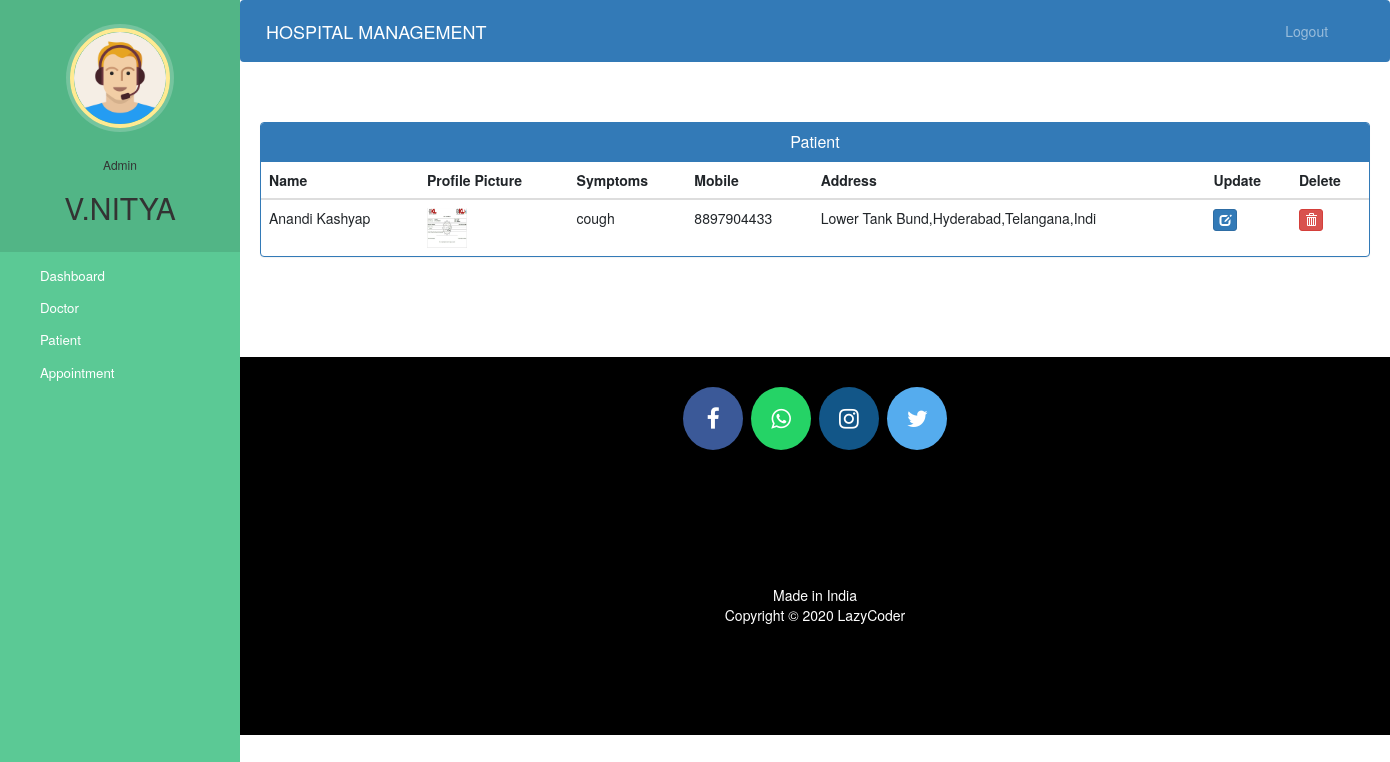
The page /admin-view-patient (signed in) on the database its author committed.
### hospital/models.py (models this page shows, shortened)
class Patient(models.Model):
    user=models.OneToOneField(User,on_delete=models.CASCADE)
    profile_pic= models.ImageField(upload_to='profile_pic/PatientProfilePic/',null=True,blank=True)
    address = models.CharField(max_length=40)
    mobile = models.CharField(max_length=20,null=False)
    symptoms = models.CharField(max_length=100,null=False)
    assignedDoctorId = models.PositiveIntegerField(null=True)
    admitDate=models.DateField(auto_now=True)
    status=models.BooleanField(default=False)
    @property
    def get_name(self):
        return self.user.first_name+" "+self.user.last_name

### hospital/views.py (the view)
# urls.py: path('admin-view-patient', views.admin_view_patient_view,name='admin-view-patient'),
@login_required(login_url='adminlogin')
@user_passes_test(is_admin)
def admin_view_patient_view(request):
    patients = models.Patient.objects.all().filter(status=True)
    return render(request, 'hospital/admin_view_patient.html', {'patients': patients})

### hospital/views.py (called while the page is built)
def is_admin(user):
    return user.groups.filter(name='ADMIN').exists()

### templates/hospital/admin_view_patient.html (shortened to what this page needs)
{% extends 'hospital/admin_base.html' %}
{% block content %}
{%load static%}
<head>
  <link href="//netdna.bootstrapcdn.com/bootstrap/3.0.0/css/bootstrap.min.css" rel="stylesheet" id="bootstrap-css">
</head>
<div class="container">
  <div class="panel panel-primary">
    <div class="panel-heading">
      <h6 class="panel-title">Patient</h6>
    </div>
    <table class="table table-hover" id="dev-table">
      <thead>
        <tr>
          <th>Name</th>
          <th>Profile Picture</th>
          <th>Symptoms</th>
          <th>Mobile</th>
          <th>Address</th>
          <th>Update</th>
          <th>Delete</th>
        </tr>
      </thead>
      {% for p in patients %}
      <tr>
        <td> {{p.get_name}}</td>
        <td> <img src="{% static p.profile_pic.url %}" alt="Profile Pic" height="40px" width="40px" /></td>
        <td>{{p.symptoms}}</td>
        <td>{{p.mobile}}</td>
        <td>{{p.address}}</td>
        <td><a class="btn btn-primary btn-xs" href="{% url 'update-patient' p.id  %}"><span class="glyphicon glyphicon-edit"></span></a></td>
        <td><a class="btn btn-danger btn-xs" href="{% url 'delete-patient-from-hospital' p.id  %}"><span class="glyphicon glyphicon-trash"></span></a></td>
      </tr>
      {% endfor %}
    </table>
  </div>
</div>
{% endblock content %}

### templates/hospital/admin_base.html (shortened to what this page needs)
<!DOCTYPE html>
{% load static %}
<html lang="en">
<head>
  <link rel="stylesheet" href="https://stackpath.bootstrapcdn.com/bootstrap/4.3.1/css/bootstrap.min.css">
  <link rel="stylesheet" href="https://maxcdn.bootstrapcdn.com/font-awesome/4.7.0/css/font-awesome.min.css">
  <link rel="stylesheet" href="{% static '/style.css' %}">
</head>
<body>
  <nav class="menu" tabindex="0">
    <header class="avatar">
      <img src="{% static "images/adminpropic.png" %}" />
      <br><br>
      <h6>Admin</h6>
      <h2>{{request.user.first_name}}</h2>
    </header>
    <ul>
      <li tabindex="0" class="icon-dashboard"> <a style="color:white; text-decoration:none;" href="/admin-dashboard"><span>Dashboard</span></a> </li>
      <li tabindex="0" class="icon-customers"> <a style="color:white; text-decoration:none;" href="/admin-doctor"><span>Doctor</span></a></li>
      <li tabindex="0" class="icon-users"> <a style="color:white; text-decoration:none;" href="/admin-patient"><span>Patient</span></a></li>
      <li tabindex="0" class="icon-calendar"> <a style="color:white; text-decoration:none;" href="/admin-appointment"><span>Appointment</span></a></li>
    </ul>
  </nav>
  <main>
    <div class="bs-example">
      <nav class="navbar navbar-expand-md  navbar-dark fixed-top" style="background:#337AB7;">
        <a href="/admin-dashboard" class="navbar-brand">HOSPITAL MANAGEMENT</a>
        <div class="collapse navbar-collapse justify-content-between" id="navbarCollapse">
          <div class="navbar-nav" style=" margin-left: 90%;">
            <a href="/logout" class="nav-item nav-link">Logout</a>
          </div>
        </div>
      </nav>
    </div>
    <br><br>
    {% block content %}
    {% endblock content %}
    <br><br><br><br>
    <footer>
      <p>
        <a id="ftr" href="https://facebook.com/sumit.luv/" class="fa fa-facebook"></a>
        <a id="ftr" href="https://api.whatsapp.com/send?phone=919572181024&text=Hello%20Sumit.%0d%0aHow%20are%20you%20%3f%0d%0aI%20came%20from%20your%20website.&source=&data=#" class="fa fa-whatsapp"></a>
        <a id="ftr" href="https://instagram.com/sumit.luv" class="fa fa-instagram"></a>
        <a id="ftr" href="https://twitter.com/sumitkumar1503" class="fa fa-twitter"></a>
      </p>
      <br>
      <div class="container">
        <div class="row">
          <div class="col-md-12 col-sm-12">
            <div style="color:#ffffff;" class="wow fadeInUp footer-copyright">
              <p>Made in India <br>
                Copyright &copy; 2020 LazyCoder </p>
            </div>
          </div>
        </div>
      </div>
    </footer>
  </main>
</body>
</html>

### static/style.css (style rules this page uses)
body { padding-left: 240px; }
main { position: relative; height: 100vh; }
.menu { background: #5bc995; height: 100vh; width: 240px; position: fixed; top: 0px; left: 0; z-index: 5; outline: none; }
.menu .avatar { background: rgba(0, 0, 0, 0.1); padding: 2em 0.5em; text-align: center; }
.menu .avatar img { width: 100px; border-radius: 50%; overflow: hidden; border: 4px solid #ffea92; box-shadow: 0 0 0 4px rgba(255, 255, 255, 0.2); }
.menu .avatar h2 { font-weight: normal; margin-bottom: 0; }
.menu ul { list-style: none; padding: 0.5em 0; margin: 0; }
.menu ul li { padding: 0.5em 1em 0.5em 3em; font-size: 0.95em; font-weight: regular; background-repeat: no-repeat; background-position: left 15px center; background-size: auto 20px; transition: all 0.15s linear; cursor: pointer; }
.menu ul li.icon-dashboard { background-image: url("http://www.entypo.com/images//gauge.svg"); }
.menu ul li.icon-customers { background-image: url("http://www.entypo.com/images//briefcase.svg"); }
.menu ul li.icon-users { background-image: url("http://www.entypo.com/images//users.svg"); }
.menu ul li.icon-calendar { background-image: url("http://www.entypo.com/images//calendar.svg"); }

### templates/hospital/admin_base.html (style rules this page uses)
a:link { text-decoration: none; }
a { color: white; }
footer { padding: 0px 0px 0px 0px; background-color: black; margin: 0px; }
#ftr { padding: 20px; }
.fa { font-size: 23px; width: 60px; text-align: center; text-decoration: none; margin: 5px 2px; border-radius: 50%; }
.fa-facebook { background: #3B5998; color: white; margin-top: 30px; }
.fa-whatsapp { background: #25d366; color: white; }
.fa-twitter { background: #55ACEE; color: white; }
.fa-instagram { background: #125688; color: white; }
p { text-align: center; }
body { padding-left: 240px; }
main { position: relative; height: 100vh; }
.menu { background: #5bc995; height: 100vh; width: 240px; position: fixed; top: 0px; left: 0; z-index: 5; outline: none; }
.menu .avatar { background: rgba(0, 0, 0, 0.1); padding: 2em 0.5em; text-align: center; }
.menu .avatar img { width: 100px; border-radius: 50%; overflow: hidden; border: 4px solid #ffea92; box-shadow: 0 0 0 4px rgba(255, 255, 255, 0.2); }
.menu .avatar h2 { font-weight: normal; margin-bottom: 0; }
.menu ul { list-style: none; padding: 0.5em 0; margin: 0; }
.menu ul li { padding: 0.5em 1em 0.5em 3em; font-size: 0.95em; font-weight: regular; background-repeat: no-repeat; background-position: left 15px center; background-size: auto 20px; transition: all 0.15s linear; cursor: pointer; }
.menu ul li.icon-dashboard { background-image: url("http://www.entypo.com/images//gauge.svg"); }
.menu ul li.icon-customers { background-image: url("http://www.entypo.com/images//briefcase.svg"); }
.menu ul li.icon-users { background-image: url("http://www.entypo.com/images//users.svg"); }
.menu ul li.icon-calendar { background-image: url("http://www.entypo.com/images//calendar.svg"); }

### templates/hospital/admin_view_patient.html (style rules this page uses)
a:link { text-decoration: none; }
h6 { text-align: center; }
.row { margin: 100px; }

### rows shown on the page
Patient: get_name "Anandi Kashyap", profile_pic (picture), symptoms "cough", mobile "8897904433", address "Lower Tank Bund,Hyderabad,Telangana,Indi"

### other values the page prints
{{ request.user.first_name }} "V.NITYA"
